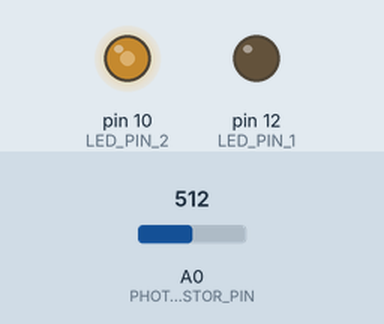
Recording of a sketch running on a simulated Arduino Uno, built with avr-gcc and run on an emulated ATmega328P. Parts: output pins drawn as LEDs (lit = HIGH). Inputs (shaded band) come from the test bench; at power-on: A0 (PHOTORESISTOR_PIN) = 512.

Above: at 1.2 s.
1.3 s: A0 (PHOTORESISTOR_PIN) set to 306
At 2.5 s:
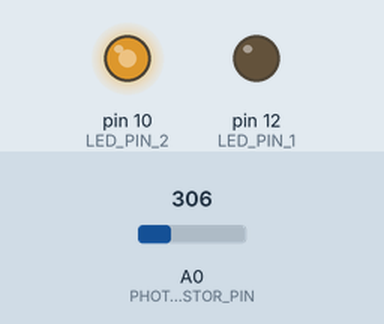
2.8 s: A0 (PHOTORESISTOR_PIN) set to 190
At 3.6 s:
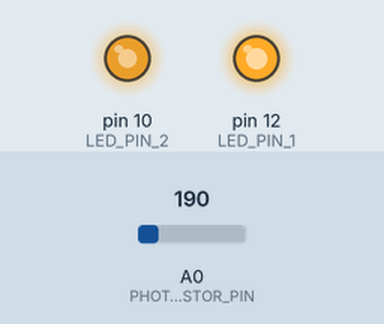
4.3 s: A0 (PHOTORESISTOR_PIN) set to 210
At 4.8 s:
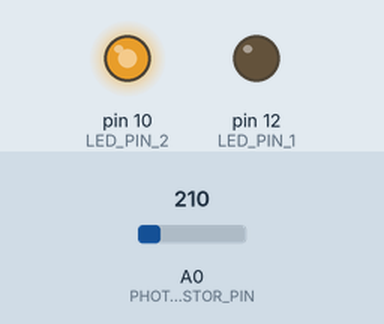
5.8 s: A0 (PHOTORESISTOR_PIN) set to 900
At 7.0 s:
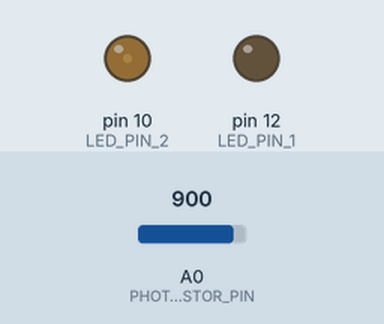
7.3 s: A0 (PHOTORESISTOR_PIN) set to 1023
At 8.2 s:
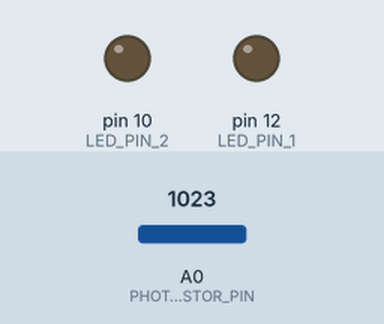
Timing chart, 0 to 9.8 s (numbered marks = the images above; inputs shaded):
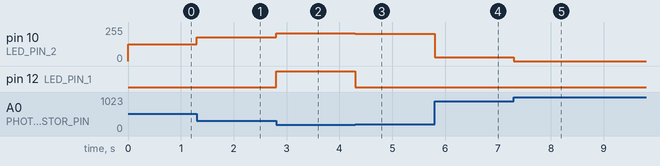

Measured:
- after the input at 1.3 s, pin 10 (LED_PIN_2): 127/255 → 179/255 at once
- after the input at 2.8 s, pin 10 (LED_PIN_2): 179/255 → 208/255 at once; pin 12 (LED_PIN_1): LOW → HIGH at once
- after the input at 4.3 s, pin 10 (LED_PIN_2): 208/255 → 203/255 at once; pin 12 (LED_PIN_1): HIGH → LOW at once
- after the input at 5.8 s, pin 10 (LED_PIN_2): 203/255 → 30/255 at once
- after the input at 7.3 s, pin 10 (LED_PIN_2): 30/255 → 0/255 at once

The sketch:

Photoresistor_LEDs.ino
```cpp
#define PHOTORESISTOR_PIN A0
#define LED_PIN_1 12
#define LED_PIN_2 10

byte LED_PIN_ARRAY[2] = {LED_PIN_1, LED_PIN_2};

int threshold = 200;


void setup() {

  for (int i = 0; i < 2; i++){
    pinMode(LED_PIN_ARRAY[i], OUTPUT);
  }

}


void loop() {

  int luminosity = analogRead(PHOTORESISTOR_PIN);

  if (luminosity < threshold){
    digitalWrite(LED_PIN_1, HIGH);
  }
  else{
    digitalWrite(LED_PIN_1, LOW);
  }

  int brightness = 255 - luminosity / 4;

  analogWrite(LED_PIN_2, brightness);

}
```
